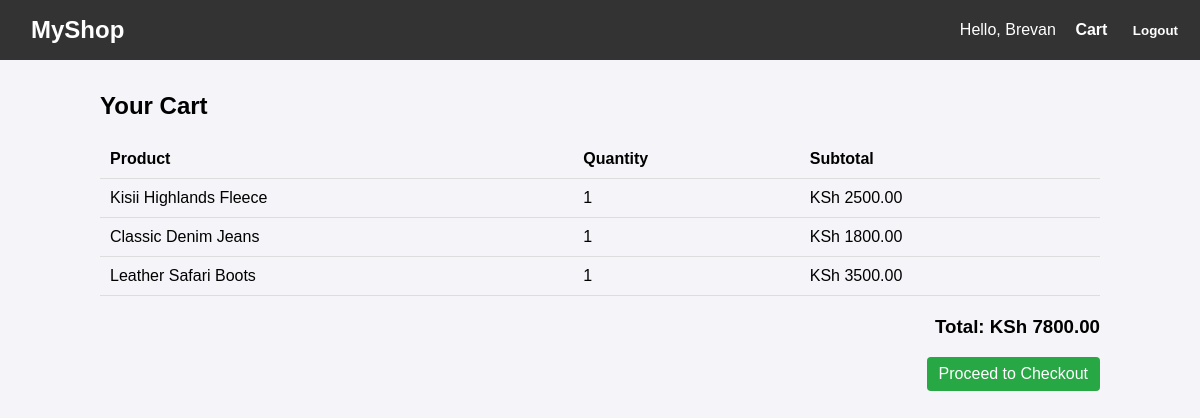
The app's page /cart/ (signed in) with its own data.
### store/models.py (models this page shows, shortened)
class CartItem(models.Model):
    user = models.ForeignKey(User, on_delete=models.CASCADE)
    product = models.ForeignKey(Product, on_delete=models.CASCADE)
    quantity = models.PositiveIntegerField(default=1)
    def total_price(self):
        return self.quantity * self.product.price

class Product(models.Model):
    CATEGORY_CHOICES = [
        ('Clothes', 'Clothes'),
        ('Shoes', 'Shoes'),
    ]
    name = models.CharField(max_length=100)
    price = models.DecimalField(max_digits=10, decimal_places=2)
    category = models.CharField(max_length=10, choices=CATEGORY_CHOICES)
    image_url = models.URLField(blank=True, help_text="Paste an image URL here")

### store/views.py (the view)
# urls.py: path('cart/', views.cart_detail, name='cart_detail'),
@login_required
def cart_detail(request):
    cart_items = CartItem.objects.filter(user=request.user)
    total = sum(item.total_price() for item in cart_items)
    return render(request, 'store/cart_detail.html', {'cart_items': cart_items, 'total': total})

### store/templates/store/cart_detail.html
{% extends 'store/base.html' %}
{% block content %}
    <h2>Your Cart</h2>
    {% if cart_items %}
        <table>
            <thead>
                <tr>
                    <th>Product</th>
                    <th>Quantity</th>
                    <th>Subtotal</th>
                </tr>
            </thead>
            <tbody>
                {% for item in cart_items %}
                    <tr>
                        <td>{{ item.product.name }}</td>
                        <td>{{ item.quantity }}</td>
                        <td>KSh {{ item.total_price }}</td>
                    </tr>
                {% endfor %}
            </tbody>
        </table>
        <h3 style="text-align: right; margin-top: 20px;">Total: KSh {{ total }}</h3>
        <div style="text-align: right;">
            <a href="{% url 'checkout' %}" class="btn">Proceed to Checkout</a>
        </div>
    {% else %}
        <p>Your cart is empty. <a href="{% url 'product_list' %}">Go shopping!</a></p>
    {% endif %}
{% endblock %}

### store/templates/store/base.html (shortened to what this page needs)
<!DOCTYPE html>
<html lang="en">
<head>
</head>
<body>
<header>
    <div>
        <a href="{% url 'product_list' %}" style="font-size: 1.5rem;">MyShop</a>
    </div>
    <nav>
        {% if user.is_authenticated %}
            <span>Hello, {{ user.username }}</span>
            <a href="{% url 'cart_detail' %}">Cart</a>
            <form action="{% url 'logout' %}" method="post" style="display:inline;">
                <button type="submit" style="background:none; border:none; color:white; font-weight:bold; cursor:pointer; margin-left: 15px;">Logout</button>
            </form>
        {% else %}
            <a href="{% url 'login' %}">Login</a>
            <a href="{% url 'signup' %}">Signup</a>
        {% endif %}
    </nav>
</header>
<div class="container">
    {% block content %}
    {% endblock %}
</div>
</body>
</html>

### store/templates/store/base.html (style rules this page uses)
body { font-family: Arial, sans-serif; margin: 0; padding: 0; background-color: #f4f4f9; }
header { background-color: #333; color: white; padding: 1rem; display: flex; justify-content: space-between; align-items: center; }
header a { color: white; text-decoration: none; margin-left: 15px; font-weight: bold; }
.container { max-width: 1000px; margin: 2rem auto; padding: 0 1rem; }
.btn { display: inline-block; background-color: #28a745; color: white; padding: 8px 12px; text-decoration: none; border-radius: 4px; border: none; cursor: pointer; }
table { width: 100%; border-collapse: collapse; margin-top: 1rem; }
th, td { padding: 10px; border-bottom: 1px solid #ddd; text-align: left; }

### records on screen
CartItem: product.name "Kisii Highlands Fleece", quantity "1", total_price "2500.00"
CartItem: product.name "Classic Denim Jeans", quantity "1", total_price "1800.00"
CartItem: product.name "Leather Safari Boots", quantity "1", total_price "3500.00"

### other values on screen
{{ user.username }} "Brevan"
{{ total }} "7800.00"
